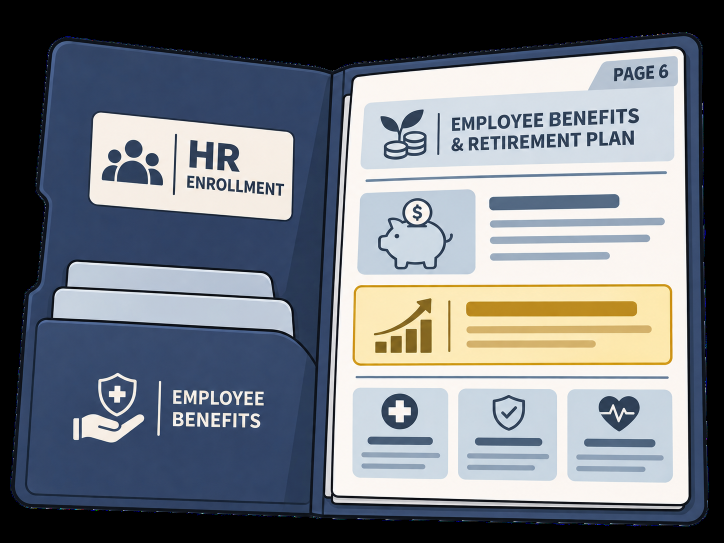
#> input picture library/supporting_assets/props/HR_folder_page6_prop.png, 1448 x 1086 px (shown at 1/2 size)
$ python -i render_pilot.py   (imports and definitions only)
#> lines starting #> are read from the running program, lines starting #| are printed output that depends on the picture
"""Pilot (about 53 s) of "Ren | Unclaimed 401(k) match" - Maya-led story, 1920x1080, 24 fps, v3 rules.

  project/.tools/venv/bin/python videos/unclaimed_401k/render_pilot.py --stills OUT_DIR        # one still per shot midpoint
  project/.tools/venv/bin/python videos/unclaimed_401k/render_pilot.py --out OUT_DIR --jobs 4   # render (local only)

Shot times come from the Whisper word times of the real Qwen narration (voice/words_P1.json, words_P2.json): each shot starts
when its first word starts. The narration is joined exactly as generated (P1 then P2). Maya is the approved cut-out art, placed
with ren_stage.paste_smooth (sub-pixel), anchored on the stool (or trousers) so pose changes do not jump. All text, numbers,
cards and the finance UI are drawn in code (Fredoka, navy / sage / cream).
"""
import argparse, json, math, subprocess, sys, time
from concurrent.futures import ProcessPoolExecutor
from pathlib import Path
import numpy as np
import soundfile as sf
from PIL import Image, ImageDraw, ImageFilter
from scipy import ndimage

HERE = Path(__file__).resolve().parent
ROOT = HERE.parents[1]
sys.path.insert(0, str(HERE)); sys.path.insert(0, str(ROOT / "project" / "cliplib"))
import pilot_assets as A
import pilot_ui as U
import pilot_ren as PR
from ren_stage import paste_smooth, _shadow_patch

W, H, FPS = 1920, 1080, 24
S0 = 1.25                       # global Maya scale; per-sheet factors come from pilot_assets.scale_of
BLEND = 3 / FPS                 # pose-to-pose cross-fade: 3 frames
VOICE = HERE / "voice"
OFF = 31.717                    # P2 starts where P1 ends (the narration is joined exactly as generated)
CAPS = {"CHARACTER_ACTION": 5.5, "STORY_STILL": 2.5, "GRAPHIC": 3.5, "REN_ANIMATED": 5.5}

# ---- shot list (cut times = first narrated word of each phrase, from voice/words_P*.json) -----------------------------------
def _shots():
    p1 = [0.00, 2.64, 5.50, 9.24, 11.72, 14.98, 16.74, 18.56, 21.64, 23.84, 26.48, 29.00, OFF]
    p2 = [OFF + x for x in (0.00, 3.88, 6.78, 9.84, 13.10, 14.56, 18.52, 21.378)]
    cuts = p1[:-1] + p2
    ids = [("P01", "CHARACTER_ACTION", "Maya saved twelve dollars last night."),
           ("P02", "CHARACTER_ACTION", "She canceled a subscription she barely used,"),
           ("P03", "CHARACTER_ACTION", "checked the confirmation email, and felt pretty good about it."),
           ("P04", "CHARACTER_ACTION", "Then she opened her work benefits portal."),
           ("P05", "CHARACTER_ACTION", "There was a number sitting in there that made the subscription look tiny,"),
           ("P06", "GRAPHIC", "One hundred dollars a month."),
           ("P07", "GRAPHIC", "Twelve hundred dollars a year."),
           ("P08", "REN_ANIMATED", "Her employer was willing to put that into her retirement account,"),
           ("P09", "CHARACTER_ACTION", "but only if she made one change."),
           ("P10", "CHARACTER_ACTION", "She'd worked there for three years and never noticed."),
           ("P11", "REN_ANIMATED", "This isn't a story about a secret investment trick."),
           ("P12", "CHARACTER_ACTION", "It's about a benefit hiding in plain sight."),
           ("P13", "CHARACTER_ACTION", "Meet Maya. She's thirty-one, earns sixty thousand dollars a year,"),
           ("P14", "CHARACTER_ACTION", "and has a pretty normal relationship with money."),
           ("P15", "CHARACTER_ACTION", "She pays her bills, puts something aside when she can,"),
           ("P16", "CHARACTER_ACTION", "and tries not to think about how expensive groceries have become."),
           ("P17", "STORY_STILL", "When she joined her company,"),
           ("P18", "CHARACTER_ACTION", "she ticked the box to contribute two percent to her four-oh-one-k."),
           ("P19", "CHARACTER_ACTION", "The form said she'd been enrolled, so she moved on.")]
    end = OFF + 21.378
    out = []
    for i, ((sid, typ, phr), a) in enumerate(zip(ids, cuts)):
        b = cuts[i + 1] if i + 1 < len(cuts) else end
        out.append({"i": i, "id": sid, "type": typ, "phrase": phr, "a": a, "b": b})
    return out
SHOTS = _shots()
NFRAMES = int(math.ceil((OFF + 21.378) * FPS - 1e-6))
# [2 lines not run here, left out]
SHOTS[-1]["fb"] = NFRAMES
SCENE = {"P01": "H1", "P02": "H1", "P03": "H1", "P04": "H1", "P05": "H1", "P06": "H1", "P07": "H1", "P08": "SAGE", "P09": "H1", "P10": "H1",
         "P11": "SAGE", "P12": "H1", "P13": "O1", "P14": "O1", "P15": "O1", "P16": "O1", "P17": "O2", "P18": "O1", "P19": "O1"}

# ---- drawing helpers --------------------------------------------------------------------------------------------------------
class Boxes(list):
    ren = None; ren_i = None; poses = None; maya = None; tip = None
REC = {"poses": [], "maya": None, "tip": None}

_bl = {}
# [5 lines left out: function backdrop, not called in this run]

def anch(key):
    return A.anchor(key) if key.startswith(("seat_", "walk_sit_01", "walk_sit_02", "walk_sit_03", "walk_sit_04", "maya_nochair")) else A.stool_anchor(key)

# [11 lines left out: function draw_pose, not called in this run]

SOFT = {("stool_01", "stool_02"), ("stool_02", "stool_03"), ("receipt_laptop_04", "receipt_laptop_05"), ("receipt_laptop_01", "receipt_laptop_02"),
        ("receipt_laptop_02", "receipt_laptop_03"), ("overshoulder_01", "overshoulder_02"), ("overshoulder_02", "overshoulder_03"),
        ("drawer_01", "drawer_02"), ("drawer_02", "drawer_03"), ("drawer_03", "drawer_04"), ("drawer_04", "drawer_05"),
        ("stool_03", "stool_04"), ("stool_04", "stool_05"), ("maya_nochair_03", "maya_nochair_02"),
        ("seat_stool_03", "seat_stool_04"), ("seat_stool_04", "seat_stool_05"), ("seat_receipt_laptop_04", "seat_receipt_laptop_05")}   # small changes cross-fade over 3 frames; big ones cut
# [8 lines left out: function track, not called in this run]

def zoom(f, z, cx, cy):
    if abs(z - 1) < 1e-4: return f
    return f.transform((W, H), Image.AFFINE, (1 / z, 0, cx - cx / z, 0, 1 / z, cy - cy / z), Image.BICUBIC)

# [31 lines left out: functions homog, warp, apply_h, chip_edu, slide_in, pop_in, not called in this run]

_front = {}
# [7 lines left out: function front_h1, not called in this run]
def over_h1(f): f.alpha_composite(front_h1())

class Cam:
    """Plate-space camera: zoom z about plate point (cx, cy) of the 1920x1080 plate; plate points map to frame points."""
    def __init__(self, z=1.0, cx=960, cy=540): self.z, self.cx, self.cy = z, cx, cy
    def pt(self, x, y): return ((x - self.cx) * self.z + 960, (y - self.cy) * self.z + 540)
_big = {}
# [5 lines left out: function plate4k, not called in this run]

# ---- placements ------------------------------------------------------------------------------------------------------------
ARM = (640, 885)                  # armchair poses (Maya sits in the plate's own chair)
H1S = (1130, 830)                 # stool beside the coffee table, home plate
O1S = (900, 935)                  # stool on the open office floor
PX = 1.0

# phone-in-hand close-up: the screen mask and quad come from the art; the UI is warped under the thumb
_hu = {}
PH_SCALE = 2.4
PH_QUAD = {"props_01": [(27, 21), (126, 16), (152, 241), (63, 249)], "props_02": [(29, 22), (128, 17), (151, 243), (64, 251)]}
# [20 lines left out: functions hand_ui, blend_images, not called in this run]

# ---- shots ------------------------------------------------------------------------------------------------------------------
def p01(f, t, d, B):
    track(f, [(0, "maya_nochair_01"), (0.9, "maya_nochair_02")], t, *ARM)
# [4 lines left out: function p02, not called in this run]
def p03(f, t, d, B):
    track(f, [(0, "maya_nochair_03"), (1.4, "maya_nochair_02")], t, *ARM)
    slide_in(f, U.email_card(), 1020, 130, t, 0.5, B=B)
def p04(f, t, d, B):
    track(f, [(0, "seat_stool_03"), (0.8, "seat_stool_04")], t, *ARM)

def p05(f, t, d, B):
    track(f, [(0, "seat_stool_05"), (1.5, "seat_receipt_laptop_04")], t, *ARM)
    pop_in(f, U.alert_card(), 1530, 130, t, 0.9, B=B)

def p06(f, t, d, B):
    pass  # drawn by graphic()
# [17 lines left out: functions graphic_portal, p08, p09, not called in this run]

def p10(f, t, d, B):
    track(f, [(0, "seat_receipt_laptop_06"), (0.6, "seat_stool_06")], t, *ARM)
    slide_in(f, U.years_card(U.clamp((t - 0.3) / 1.9) * 3), 1160, 150, t, 0.1, B=B)

# [24 lines left out: functions p11, p12, p13, not called in this run]

def p14(f, t, d, B):
    cam = CAMS["P14"]; X, Y = cam.pt(*O1S)
    track(f, [(0, "stool_01"), (0.9, "stool_02"), (1.9, "stool_03")], t, X, Y, S=S0 * cam.z)

# [11 lines left out: function _jar, not called in this run]

def p15(f, t, d, B):
    cam = CAMS["P15"]; X, Y = cam.pt(*O1S)
    track(f, [(0, "stool_05"), (1.4, "receipt_laptop_05")], t, X, Y, S=S0 * cam.z); _jar(f, t, cam)

def p16(f, t, d, B):
    cam = CAMS["P16"]; X, Y = cam.pt(*O1S)
    track(f, [(0, "receipt_laptop_01"), (1.2, "receipt_laptop_02"), (2.2, "receipt_laptop_03")], t, X, Y, S=S0 * cam.z)

# [45 lines left out: functions p17, p18, not called in this run]
def p19(f, t, d, B):
    cam = CAMS["P19"]; X, Y = cam.pt(*O1S)
    track(f, [(0, "drawer_01"), (0.55, "drawer_02"), (1.15, "drawer_03"), (1.75, "drawer_04"), (2.3, "drawer_05")], t, X, Y, S=S0 * cam.z)

CAMS = {"P13": Cam(1.0, 960, 540), "P14": Cam(1.3, 1000, 565), "P15": Cam(1.25, 1060, 560), "P16": Cam(1.55, 920, 470), "P19": Cam(1.3, 1000, 565)}
_RC = {}
REN_SPEC = {"p08": ("ren_point_right", 1.3), "p11": ("ren_shrug", 1.3)}       # clip, start second inside the library window
# [5 lines left out: function ren_clip, not called in this run]
FN = {"P01": p01, "P02": p02, "P03": p03, "P04": p04, "P05": p05, "P06": lambda f, t, d, B: graphic_portal(f, t, d, B, "p06"),
      "P07": lambda f, t, d, B: graphic_portal(f, t, d, B, "p07"), "P08": p08, "P09": p09, "P10": p10, "P11": p11, "P12": p12,
      "P13": p13, "P14": p14, "P15": p15, "P16": p16, "P17": p17, "P18": p18, "P19": p19}
GRAPHIC_BG = {"P06", "P07"}
CLOSEUP_BG = {"P02", "P18"}

def frame_at(i):
    T = i / FPS
    sh = next(s for s in SHOTS if s["fa"] <= i < s["fb"])          # half-open [start, end): the first frame of a cut belongs to the new shot
    t = (i - sh["fa"]) / FPS; d = (sh["fb"] - sh["fa"]) / FPS; B = Boxes()        # local time is frame-aligned: the first frame of a shot is t = 0
    if sh["id"] in GRAPHIC_BG: f = backdrop("H1", 16, 0.58)
    elif sh["id"] in CLOSEUP_BG: f = backdrop("H1" if sh["id"] != "P18" else "O1", 16, 0.62)
    elif sh["id"] in ("P08", "P11"): f = A.plate("SAGE")
    elif sh["id"] in CAMS: f = plate4k("O1_4k", CAMS[sh["id"]])
    else: f = A.plate(SCENE[sh["id"]])
    REC["poses"] = []; REC["maya"] = None; REC["tip"] = None
    FN[sh["id"]](f, t, d, B)
    B.poses = list(REC["poses"]); B.maya = REC["maya"]; B.tip = REC["tip"]
    chip_edu(f, T, B)
    return f, sh, B

def audio():
    a1, sr = sf.read(VOICE / "P1.wav", dtype="float32"); a2, sr2 = sf.read(VOICE / "P2.wav", dtype="float32"); assert sr == sr2
    return np.concatenate([a1, a2]), sr

# [40 lines left out: functions render_range, main, not called in this run]

# [2 lines not run here, left out]

>>> import cv2
>>> picture = cv2.imread('../../library/supporting_assets/props/HR_folder_page6_prop.png', cv2.IMREAD_GRAYSCALE)
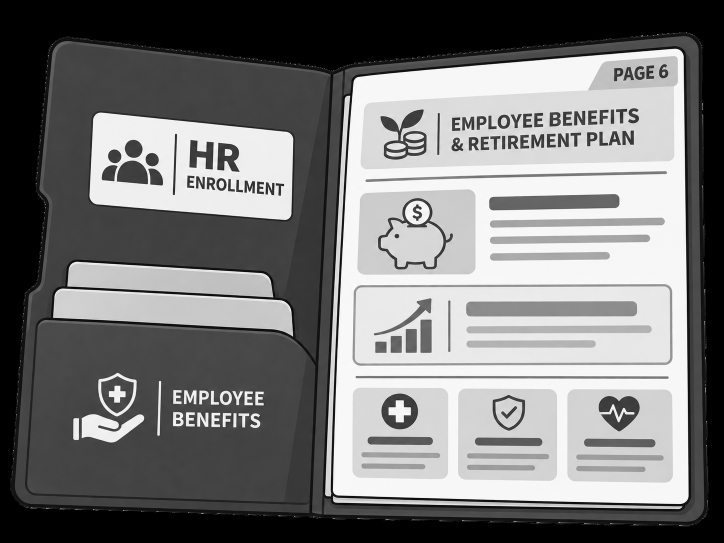
#> picture: shape (1086, 1448) (shown at 1/2 size); min 0, max 255, mean 121
>>> result = frame_at(picture)
#> (the run stopped early here; a loop or call above may not have finished)
